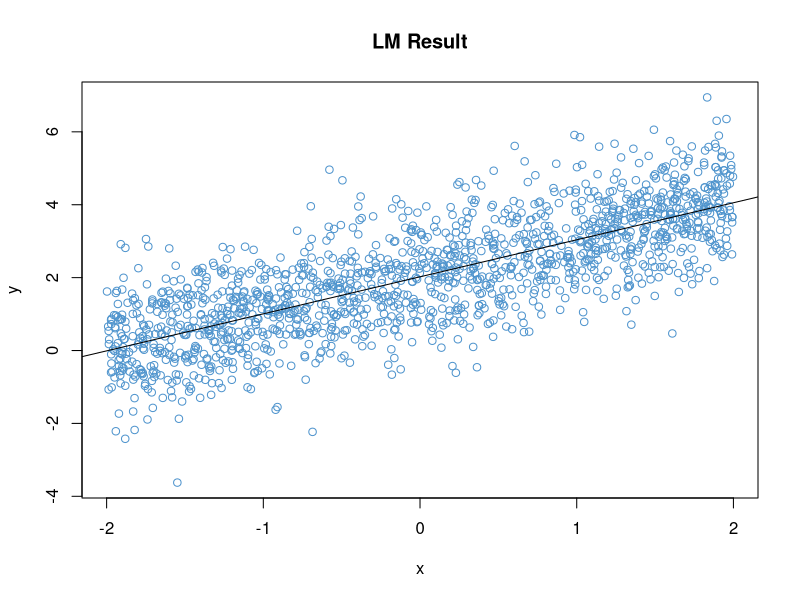
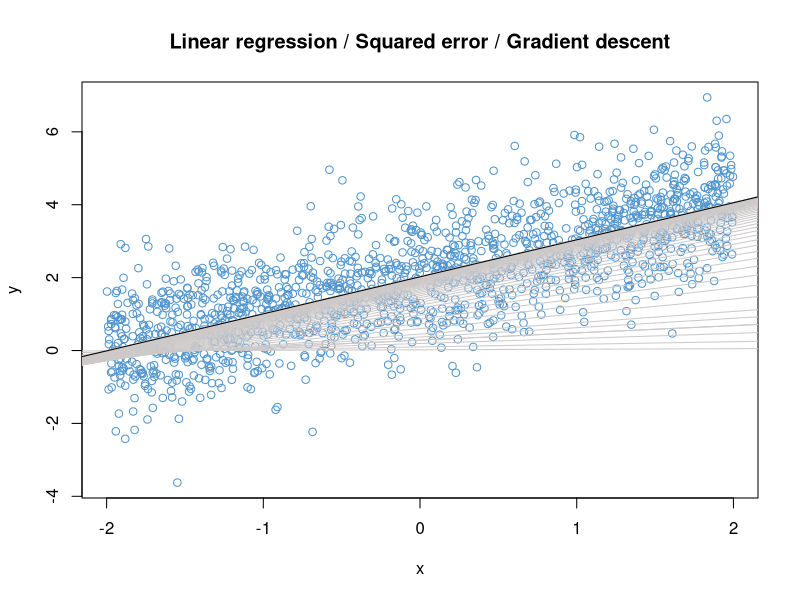
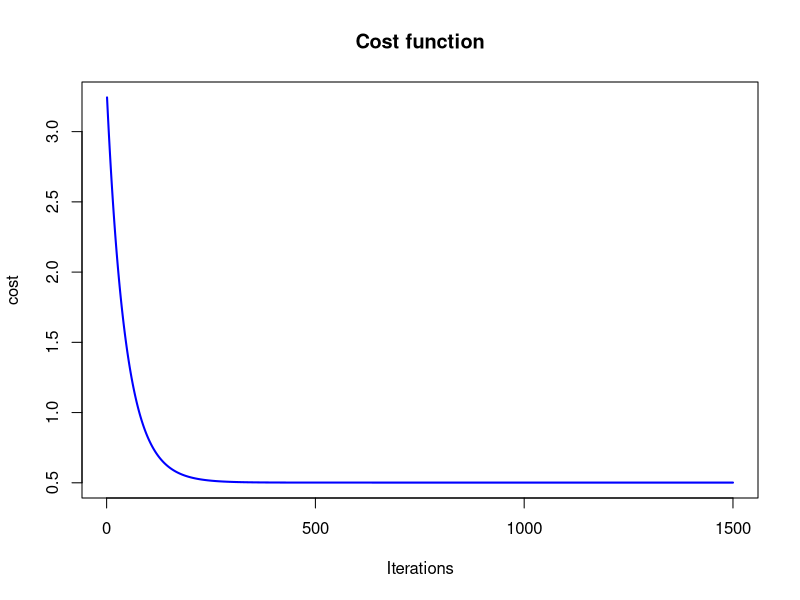

Generate these figures, in order, with R:
###############
# Random data #
###############
set.seed(2)
n = 1500
x <- runif(n, -2, 2)
y <- x + rnorm(n) + 2


################
# Linear model #
################
res <- lm( y ~ x )
print(res)
#Slope of 1 intercept of 3

# plot
plot(x,y, col="steelblue3", main='LM Result')
abline(res, col='black')


###############################
# Squared error cost function #
###############################
cost <- function(X, y, theta) {
  ly <- length(y)
  sum( (X %*% theta - y)^2 ) / (2*ly)
}


###############################
# learning rate and iteration #
###############################
alpha <- 0.01
num_iters <- n

#history
cost_history <- double(num_iters)
theta_history <- list(num_iters)

# initialize coefficients
theta <- matrix(c(0,0), nrow=2)

# add a column of 1's for the intercept coefficient
X <- cbind(1, matrix(x))


####################
# Gradient descent #
####################
ly <- length(y)

for (i in 1:num_iters) {
  error <- (X %*% theta - y)
  delta <- t(X) %*% error / ly
  theta <- theta - alpha * delta
  cost_history[i] <- cost(X, y, theta)
  theta_history[[i]] <- theta
}

print(theta)

# plot with Gradient descent
plot(x,y, col="steelblue3", main='Linear regression / Squared error / Gradient descent')
for (i in c(1,5,10,15,20,seq(15,num_iters,by=10))) {
  abline(coef=theta_history[[i]], col="snow3")
}
abline(coef=theta, col="black")

#Cost plot
plot(cost_history, type='line', col='blue', lwd=2, main='Cost function', ylab='cost', xlab='Iterations')


#Ref.
#https://www.r-bloggers.com/gradient-descent-in-r/
#https://www.r-bloggers.com/linear-regression-by-gradient-descent/
#https://rpubs.com/VladimirKazan/139320
#https://rpubs.com/fhlgood/graddescentlr
#https://www.khanacademy.org/math/statistics-probability/describing-relationships-quantitative-data/more-on-regression/v/squared-error-of-regression-line
#https://towardsdatascience.com/machine-learning-fundamentals-via-linear-regression-41a5d11f5220
#https://medium.com/@lachlanmiller_52885/machine-learning-week-1-cost-function-gradient-descent-and-univariate-linear-regression-8f5fe69815fd
#https://medium.com/@ken90242/machine-learning%E5%AD%B8%E7%BF%92%E6%97%A5%E8%A8%98-coursera%E7%AF%87-linear-regression-with-one-variable-model-representation-cost-1c5ff295ac2c






